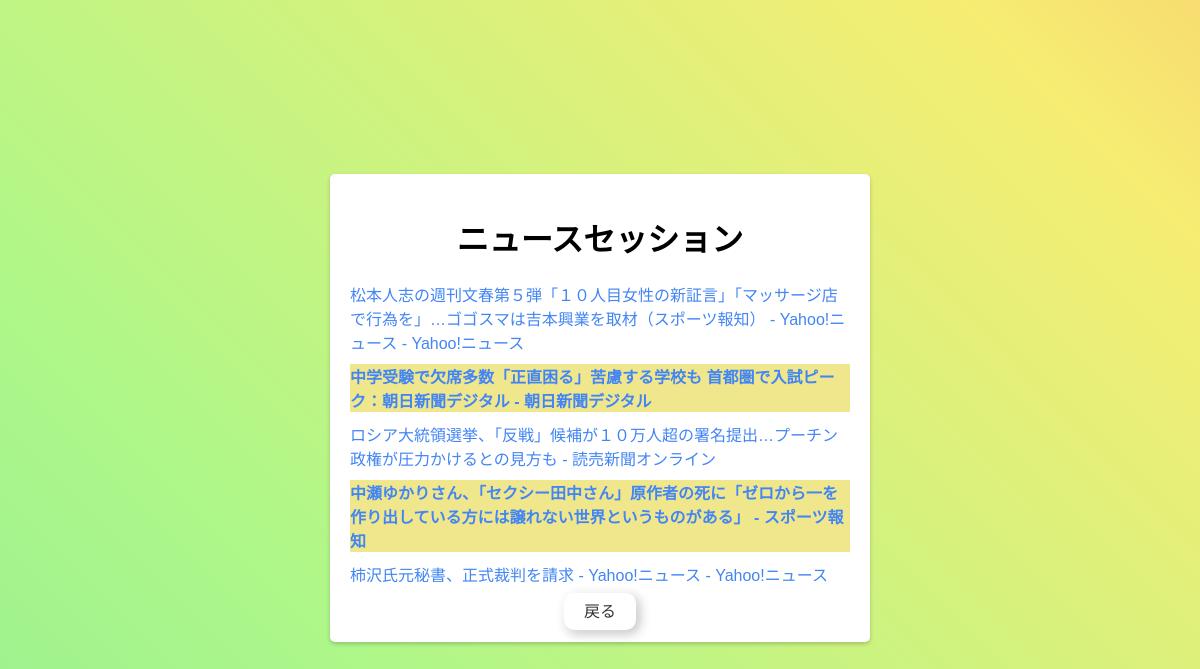
The app's page /news_list/34f5d455-ef65-45e0-877e-6ce7ab3367ba (signed in) with its own data.
### models.py (models this page shows, shortened)
class NewsRead(db.Model):
    id = db.Column(db.Integer, primary_key=True)
    username = db.Column(db.String(80), db.ForeignKey('user.username'), nullable=False)
    title = db.Column(db.String(200), nullable=False)
    link = db.Column(db.String(200), nullable=False)
    session_id = db.Column(db.String(200), nullable=False)
    timestamp = db.Column(db.DateTime, default=jst_now)
    clicked = db.Column(db.Boolean, default=False)

### new_app.py (the view)
@app.route('/news_list/<session_id>')
def news_session(session_id):
    if 'user_id' not in session:
        return redirect(url_for('login'))
    user = User.query.get(session['user_id'])
    if not user:
        return "ユーザが見つかりません", 404
    news_items = NewsRead.query.filter_by(username=user.username, session_id=session_id).all()
    return render_template('news_session.html', news_items=news_items)

### templates/news_session.html (shortened to what this page needs)
<!DOCTYPE html>
<html lang="ja">
<head>
    <link rel="stylesheet" type="text/css" href="{{ url_for('static', filename='style/style.css') }}">
</head>
<body>
    <div class="login-wrapper">
        <div class="login-container news-session-container">
            <h1>ニュースセッション</h1>
            <ul class="news-list">
                {% for news_item in news_items %}
                <li class="{% if news_item.clicked %}highlighted{% endif %}">
                    <a href="{{ news_item.link }}">{{ news_item.title }}</a>
                </li>
                {% endfor %}
            </ul>
            <div class="button-center">
                <a href="{{ url_for('news_list') }}" class="neumorphism-button">戻る</a>
            </div>
        </div>
    </div>
</body>
</html>

### static/style/style.css (style rules this page uses)
body { background-color: #e0f2f1; background: linear-gradient(45deg, #56b4e0, #79e9f6, #7ce79c, #aef789, #f6ed73, #ff9462, #e37575, #fd67b0, #746df3); background-size: 500% 500%; background-attachment: fixed; animation: bggradient 180s ease infinite; text-align: center; font-family: Arial, sans-serif; }
h1 { text-align: center; margin-top: 20px; }
.neumorphism-button { background-color: transparent; border: none; border-radius: 10px; padding: 10px 20px; margin: 10px; font-size: 16px; color: #333; cursor: pointer; text-align: center; text-decoration: none; box-shadow: -3px -3px 12px rgba(255, 255, 255, 0.7), 3px 3px 12px rgba(17, 17, 17, 0.3), inset 3px 3px 12px transparent, inset -3px -3px 12px transparent; transition: box-shadow ease-in-out 0.3s; }
.login-wrapper { display: flex; justify-content: center; align-items: center; height: 100vh; margin: 0; padding: 0; }
.login-container { background-color: white; width: 400px; padding: 20px; border-radius: 5px; box-shadow: 0 2px 4px rgba(0, 0, 0, 0.2); text-align: center; }
.news-session-container { width: 500px; text-align: left; }
.news-list { list-style-type: none; padding: 0; min-height: 200px; max-height: 300px; overflow-y: auto; }
.news-list li { margin-bottom: 10px; }
.news-list a { color: #4285f4; text-decoration: none; }
.button-center { text-align: center; }
.highlighted { background-color: #f0e68c; font-weight: bold; }

### records on screen
NewsRead: title "松本人志の週刊文春第５弾「１０人目女性の新証言」「マッサージ店で行為を」…ゴゴスマは吉本興業を取材（スポーツ報知） - Yahoo!ニュース - Yahoo!ニュース"
NewsRead: title "中学受験で欠席多数「正直困る」苦慮する学校も 首都圏で入試ピーク：朝日新聞デジタル - 朝日新聞デジタル"
NewsRead: title "ロシア大統領選挙、「反戦」候補が１０万人超の署名提出…プーチン政権が圧力かけるとの見方も - 読売新聞オンライン"
NewsRead: title "中瀬ゆかりさん、「セクシー田中さん」原作者の死に「ゼロから一を作り出している方には譲れない世界というものがある」 - スポーツ報知"
NewsRead: title "柿沢氏元秘書、正式裁判を請求 - Yahoo!ニュース - Yahoo!ニュース"
